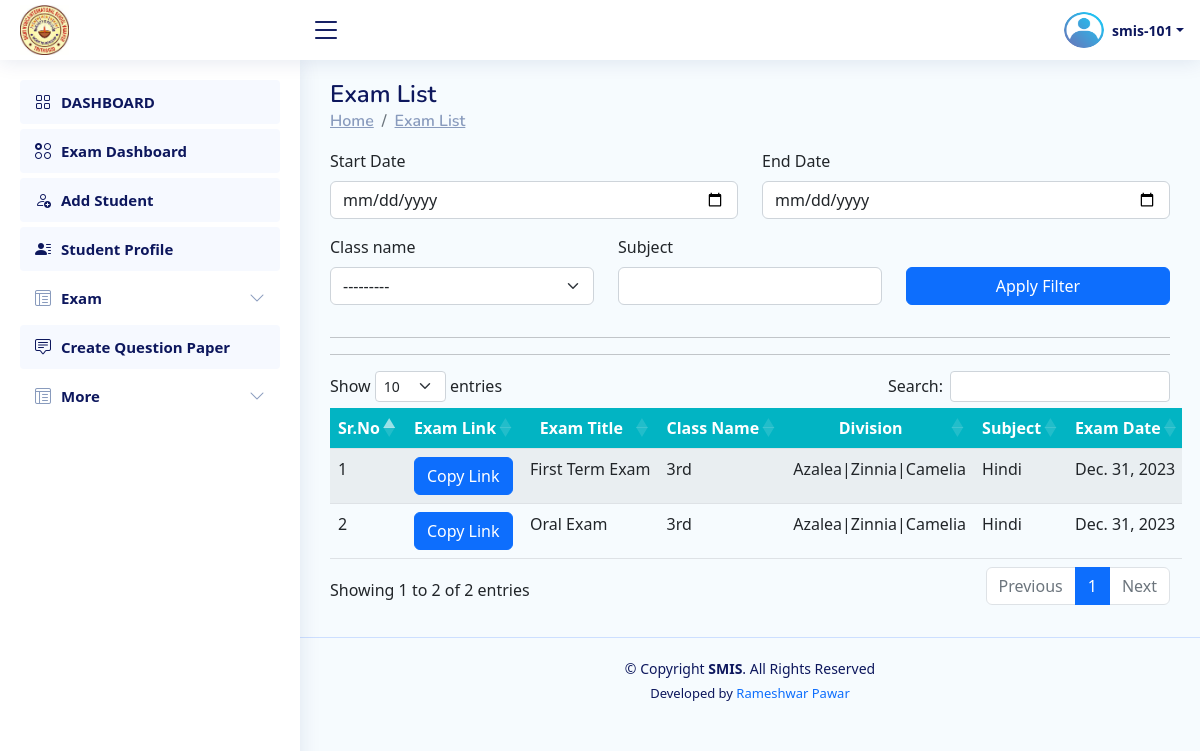
The app's page /Staff/staff_exam_list/ (signed in) with its own data.
### Institute/models.py (models this page shows, shortened)
class CustomUser(AbstractUser):
    student_prn_no = models.BigIntegerField(null=True,unique=True)
    name = models.CharField(max_length=200,null=True)
    roll_no = models.CharField(max_length=20,null=True)
    class_name = models.CharField(max_length=50,null=True,choices=CLASS)
    division = models.CharField(max_length=10,null=True,choices=DIVISION)
    is_institute=models.BooleanField(default=False)
    is_staff=models.BooleanField(default=False)
    is_student=models.BooleanField(default=False)
    staff_id = models.CharField(max_length=10,null=True)
    designation=models.CharField(max_length=50,null=True,blank=True)
    email=models.EmailField(max_length=254,null=True,blank=True)
    gender=models.CharField(max_length=50,null=True,blank=True,choices=GENDER)

class Exam(models.Model):
    name = models.CharField(max_length=200,null=True)
    subject = models.CharField(max_length=50,null=True)
    exam_date = models.DateField()
    exam_duration = models.TimeField(null=True)
    class_name = models.CharField(max_length=50,null=True,choices=CLASS)
    division = models.CharField(max_length=10,null=True,choices=DIVISION)
    is_publish = models.BooleanField(default=False)
    is_result_declared = models.BooleanField(default=False)
    staff_id = models.CharField(max_length=50,null=True)
    record_created_date=models.DateField(auto_now=False, auto_now_add=True, null=True)

### Staff/views.py (the view)
# urls.py: path("staff_exam_list/",views.staff_exam_list,name="staff_exam_list"),
@staff_required
def staff_exam_list(request):
    record=Exam.objects.filter(staff_id=request.user.staff_id).order_by('-exam_date')
    Filter=Exam_List_Filter(request.GET, queryset=record)
    rec=Filter.qs
    base_url = request.scheme + "://" + request.get_host()
    exam_url=f"{base_url}/Student/exam_overview/"
    return render(request,'staff__exam_list.html',{'rec':rec,'filter':Filter,"exam_url":exam_url})

### Staff/views.py (called while the page is built)
def is_staff(user):
    return user.is_authenticated and hasattr(user, 'is_staff') and user.is_staff

def my_exam_list_object_for_base(request):
    if request.user.is_authenticated:
        exam = Exam.objects.filter(staff_id=request.user.staff_id).order_by('-id')
    else:
        exam={}
    return {'exam_list_data': exam}

### Staff/templates/staff__exam_list.html (shortened to what this page needs)
{% extends 'staff_base.html' %}
{% load crispy_forms_tags %}
{% block content %}
<main id="main" class="main">
    <div class="pagetitle">
        <h1>Exam List</h1>
        <nav>
            <ol class="breadcrumb">
                <li class="breadcrumb-item"><a href="#">Home</a></li>
                <li class="breadcrumb-item"><a href="#">Exam List </a></li>
            </ol>
        </nav>
        <section class="section dashboard">
            <div class="row">
                <div class="col-lg-12">
                    <form action="" method="GET">
                        <div class="row">
                                <div class="col-sm-6">{{filter.form.start_date|as_crispy_field}}</div>
                                <div class="col-sm-6">{{filter.form.end_date|as_crispy_field}}</div>
                        </div>
                        <div class="row">
                            <div class="col-sm-4">{{filter.form.class_name|as_crispy_field}}</div>
                            <div class="col-sm-4">{{filter.form.subject|as_crispy_field}}</div>
                            <div class="col-sm-4 py-2 text-center"><input type="submit" value="Apply Filter" class="btn btn-primary mt-4" style="width:100%"></div>
                        </div>
                        </form>
                        <hr><hr>
                    <div class="row">
                        <div class="container" style=" overflow:scroll;">
                            <table id="example" class="table table-striped "
                                style="overflow:scroll; width:100%;min-width: max-content;">
                                <thead>
                                    <tr style="background:#02B4C3;">
                                        <th scope="col" class="text-center text-white" style="">Sr.No</th>
                                        <th scope="col" class="text-center text-white" style="">Exam Link</th>
                                        <th scope="col" class="text-center text-white" style="">Exam Title</th>
                                        <th scope="col" class="text-center text-white" style="">Class Name</th>
                                        <th scope="col" class="text-center text-white" style="">Division</th>
                                        <th scope="col" class="text-center text-white" style="">Subject</th>
                                        <th scope="col" class="text-center text-white" style="">Exam Date</th>
                                    </tr>
                                </thead>
                                <tbody>
                                    {% if rec %}
                                    {% for r in rec %}
                                    <tr>
                                        <td>{{forloop.counter}}</td>
                                        <td>
                                            <button class="btn btn-primary" onclick="copyToClipboard('examLink_{{forloop.counter}}')">Copy Link</button>
                                        </td>
                                        <td>{{r.name}}</td>
                                        <td>{{r.class_name}}</td>
                                        <td>{{r.division}}</td>
                                        <td>{{r.subject}}</td>
                                        <td>{{r.exam_date}}</td>
                                    </tr>
                                    {% endfor %}
                                    {% endif %}
                                </tbody>
                            </table>
                        </div>
                    </div>
                </div>
            </div>
        </section>
</main>
{% endblock content %}

### Staff/templates/staff_base.html (shortened to what this page needs)
{% load static %}
<!DOCTYPE html>
<html lang="en">
<head>
    <link href="https://unpkg.com/aos@2.3.1/dist/aos.css" rel="stylesheet">
    <link rel="stylesheet" href="https://cdn.jsdelivr.net/npm/bootstrap-icons@1.10.3/font/bootstrap-icons.css">
  <link rel="stylesheet" href="{% static 'css/base_style.css' %}">
<link rel="stylesheet" href="https://cdn.jsdelivr.net/npm/bootstrap@5.2.2/dist/css/bootstrap.min.css">
<link rel="stylesheet" href="https://cdn.datatables.net/1.11.3/css/dataTables.bootstrap5.min.css">
</head>
<body>
<header id="header" class="header fixed-top d-flex align-items-center">
  <div class="d-flex align-items-center justify-content-between">
      <a href=" " class="logo d-flex align-items-center" data-toggle="modal"  data-target="#logout_model">
          <center>
            <img src="{% static 'img/logo.jpg' %}" alt="IMS - Logo">
          </center>
      </a>
      <i class="bi bi-list toggle-sidebar-btn"></i>
  </div>
  <nav class="header-nav ms-auto">
      <ul class="d-flex align-items-center">
          <li class="nav-item dropdown pe-3 text-center  ">
              <a class="nav-link nav-profile d-flex align-items-center pe-0" href="#" data-bs-toggle="dropdown">
                  <img src="{% static 'img/profile.png' %}" alt="Profile" class="rounded-circle" style="width:40px; height:40px;">
                  <span class="d-none d-md-block dropdown-toggle ps-2"> {{request.user.username}}</span>
              </a>
          </li>
      </ul>
  </nav>
</header>
<aside id="sidebar" class="sidebar">
  <ul class="sidebar-nav" id="sidebar-nav">
    <li class="nav-item">
          <a class="nav-link " href="{% url 'staff_dashboard' %}">
              <i class="bi bi-grid"></i>
              <span>DASHBOARD</span>
          </a>
      </li>
      <li class="nav-item">
        <a class="nav-link " href=""  data-toggle="modal" data-target="#select_exam_model_for_exam_dashboard">
          <i class="bi bi-ui-radios-grid"></i>
            <span>Exam Dashboard</span>
        </a>
      </li>
      <li class="nav-item">
        <a class="nav-link " href="{% url 'add_student' %}">
          <i class="bi bi-person-add"></i>
            <span>Add Student</span>
        </a>
      </li>
      <li class="nav-item">
        <a class="nav-link " href="{% url 'student_list' %}">
          <i class="bi bi-person-lines-fill"></i>
            <span>Student Profile</span>
        </a>
      </li>
      <li class="nav-item">
        <a class="nav-link collapsed" data-bs-target="#exam-nav" data-bs-toggle="collapse" href="#">
          <i class="bi bi-layout-text-window-reverse"></i><span>Exam</span><i class="bi bi-chevron-down ms-auto"></i>
        </a>
      </li>
      <li class="nav-item">
        <a class="nav-link " href=""  data-toggle="modal" data-target="#select_exam_model_for_question_paper">
          <i class="bi bi-chat-square-text"></i>
            <span>Create Question Paper</span>
        </a>
      </li>
      <li class="nav-item">
        <a class="nav-link collapsed" data-bs-target="#more" data-bs-toggle="collapse" href="#">
          <i class="bi bi-layout-text-window-reverse"></i><span>More</span><i class="bi bi-chevron-down ms-auto"></i>
        </a>
      </li>
  </ul>
</aside>
  {% block content %}
  {% endblock content %}
  <footer id="footer" class="footer text-center">
      <div class="copyright">
          &copy; Copyright <strong><span>SMIS</span></strong>. All Rights Reserved
      </div>
      <div class="credits">
          Developed by <a href="https://prameshwar4378.github.io/My_Portfolio/" style="text-decoration:none;">Rameshwar Pawar</a>
      </div>
  </footer>
</body>
</html>

### Staff/templates/staff_base.html (style rules this page uses)
body { background:#F6FBFE; }

### records on screen
CustomUser: user.username "smis-101"
Exam: name "First Term Exam", class_name "3rd", division "Azalea|Zinnia|Camelia", subject "Hindi", exam_date "Dec. 31, 2023"
Exam: name "Oral Exam", class_name "3rd", division "Azalea|Zinnia|Camelia", subject "Hindi", exam_date "Dec. 31, 2023"
